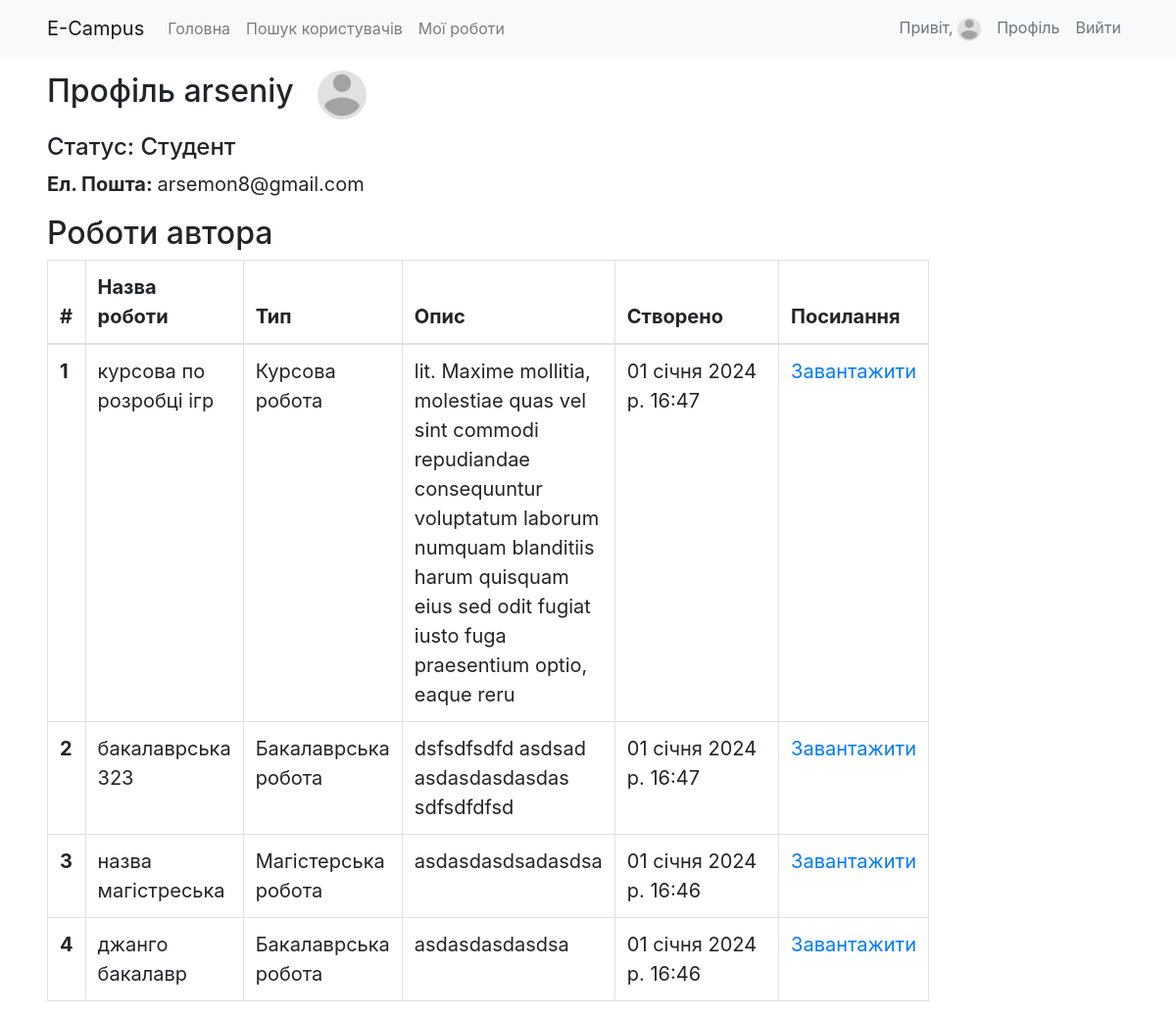
/sign/profile/6 (signed in), run on an earlier commit of the app's database.
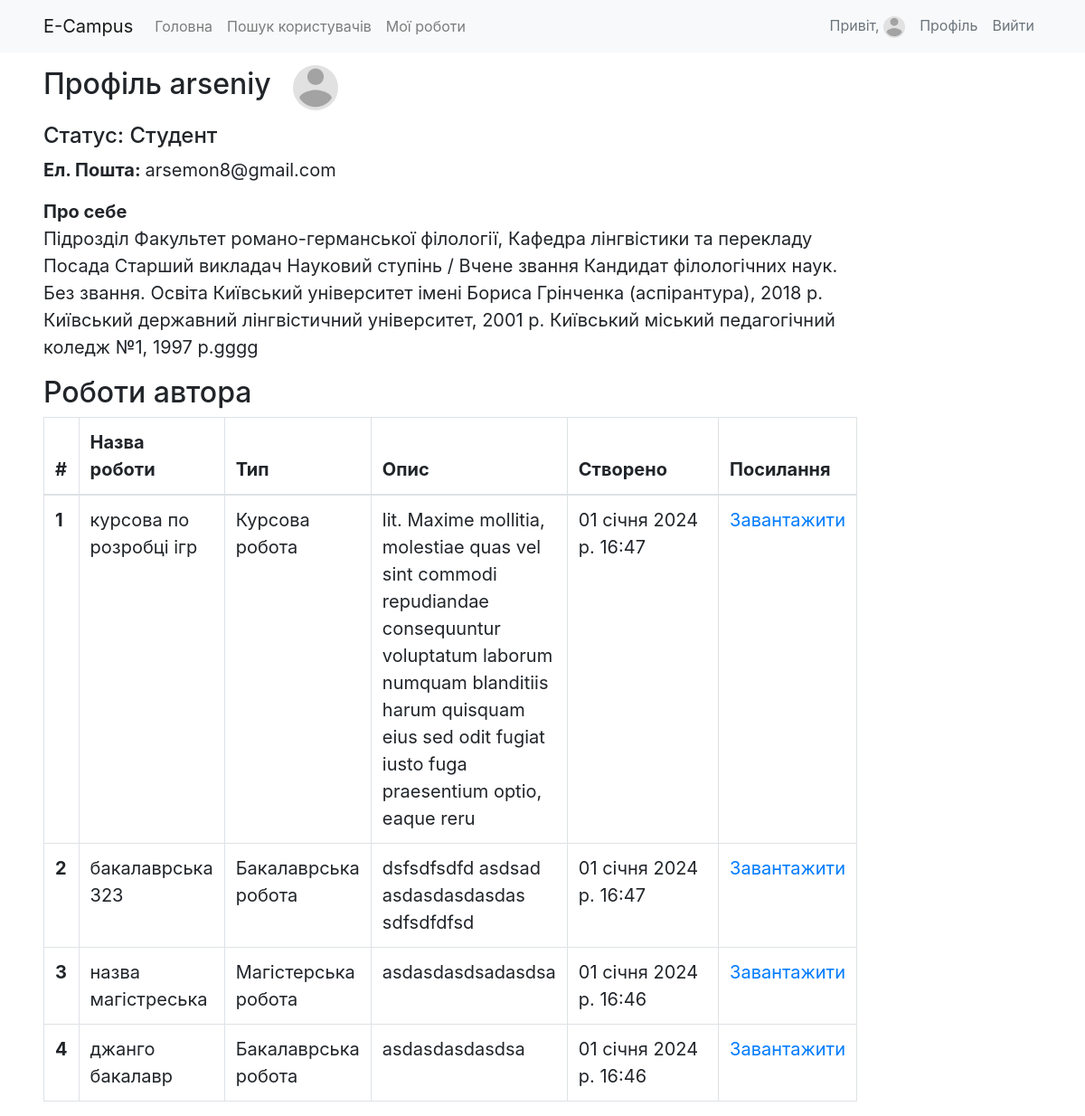
And on a later commit of the database.
### authentication/models.py (models this page shows, shortened)
class User(AbstractUser):
    username = models.CharField(
        max_length=40,
        help_text="Required. 40 characters or fewer. Letters, digits and @/./+/-/_ only.",
        error_messages={
            "unique": "A user with that username already exists.",
        },
    )
    email = models.EmailField(unique=True)
    CAMPUS_TYPE_CHOICES = (
        ('teacher', 'Викладач'),
        ('student', 'Студент'),
    )
    def file_size_validator(image: models.ImageField):
        """
        Function that checks whether file size not exceed the limit
        :param image: django.db.models.ImageField, user's image
        :return: None, ValidationError if image size exceeds the limit
        """
        file_size = image.file.size
        megabyte_limit = 2.5
        if file_size > megabyte_limit * 1024 * 1024:
            raise ValidationError(f"File size should be {megabyte_limit} Mb")
    photo = models.ImageField(upload_to='avatars', validators=[
        FileExtensionValidator(allowed_extensions=['jpg', 'jpeg', 'png']),
        file_size_validator])
    campus_type = models.CharField(max_length=8, choices=CAMPUS_TYPE_CHOICES, default='student')
    bio = models.TextField(blank=True, null=True)
    USERNAME_FIELD = 'email'
    objects = CustomUserManager()
    REQUIRED_FIELDS = []

### authentication/views.py (the view)
# urls.py: path('profile/<int:user_id>', views.profile_page, name="profile"),
def profile_page(request, user_id):
    user = User.objects.filter(id=user_id).first()
    user_articles = user.article_set.all()
    return render(request, 'authentication/profile.html', {'user': user, 'articles': user_articles})

### templates/authentication/profile.html (shortened to what this page needs)
{% extends 'base.html' %}
{% load static %}
{% block content %}
    {% include 'navbar.html' %}
    <div class="mx-5 w-75" style="font-size: 20px">
        <div class="d-flex align-items-center">
            <h2 class="py-3 mr-4">Профіль {{ user.username }}</h2>
            <img src="{{ user.photo.url }}" alt="Аватар" style="height: 50px; border-radius: 50%">
        </div>
        <h4 class="">Статус: {{ user.get_campus_type_display }}</h4>
        <div class="form-group">
            <strong>Ел. Пошта: </strong>
            {{ user.email }}
        </div>
        {% if user.bio %}
            <div class="form-group">
                <strong>Про себе</strong>
                <p>{{ user.bio }}</p>
            </div>
        {% endif %}
        <div class="mt-3">
            {% if articles %}
                <h2 class="mt-3">Роботи автора</h2>
                <table class="table table-responsive-md table-bordered">
                    <thead>
                    <tr>
                        <th scope="col">#</th>
                        <th scope="col">Назва роботи</th>
                        <th scope="col">Тип</th>
                        <th scope="col">Опис</th>
                        <th scope="col">Створено</th>
                        <th scope="col">Посилання</th>
                    </tr>
                    </thead>
                    <tbody id="data_sets_table">
                    {% if articles %}
                        {% for article in articles %}
                            <tr>
                                <th scope="row">{{ forloop.counter }}</th>
                                <td>{{ article.name }}</td>
                                <td>{{ article.get_type_display }}</td>
                                <td>{{ article.description }}</td>
                                <td style="width: 200px">{{ article.created_at }}</td>
                                <td><a target="_blank" href="{{ article.file.url }}">Завантажити</a></td>
                            </tr>
                        {% endfor %}
                    {% endif %}
                    </tbody>
                </table>
            {% else %}
                <h2 class="text-center py-4">Тут ще не має жодної роботи!</h2>
            {% endif %}
        </div>
    </div>
{% endblock %}

What changed in the data, as far as the page shows it:
changed User "arseniy": bio (not shown) → "Підрозділ Факультет романо-германської філології, Кафедра лінгвістики та перекладу Посада Старший викладач Науковий ступінь / Вчене звання Кандидат філологічних наук. Без звання. Освіта Київський університет імені Бориса Грінченка (аспірантура), 2018 р. Київський державний лінгвістичний університет, 2001 р. Київський міський педагогічний коледж №1, 1997 р.gggg"
Also different on the page:
text now shown: "Про себе"
